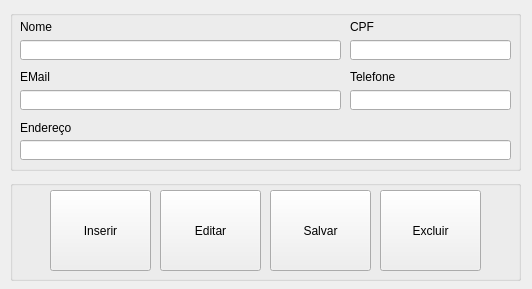
<?xml version="1.0" encoding="UTF-8"?>
<ui version="4.0">
 <class>frmCliente</class>
 <widget class="QWidget" name="frmCliente">
  <property name="geometry">
   <rect>
    <x>0</x>
    <y>0</y>
    <width>532</width>
    <height>289</height>
   </rect>
  </property>
  <property name="windowTitle">
   <string>Cadastro de Cliente</string>
  </property>
  <property name="windowIcon">
   <iconset>
    <normaloff>../Imagens/btnCadCli.png</normaloff>../Imagens/btnCadCli.png</iconset>
  </property>
  <widget class="QGroupBox" name="groupBox">
   <property name="geometry">
    <rect>
     <x>10</x>
     <y>10</y>
     <width>511</width>
     <height>161</height>
    </rect>
   </property>
   <property name="title">
    <string/>
   </property>
   <widget class="QLabel" name="label">
    <property name="geometry">
     <rect>
      <x>10</x>
      <y>10</y>
      <width>46</width>
      <height>13</height>
     </rect>
    </property>
    <property name="text">
     <string>Nome</string>
    </property>
   </widget>
   <widget class="QLabel" name="label_2">
    <property name="geometry">
     <rect>
      <x>340</x>
      <y>10</y>
      <width>46</width>
      <height>13</height>
     </rect>
    </property>
    <property name="text">
     <string>CPF</string>
    </property>
   </widget>
   <widget class="QLabel" name="lbEndereco">
    <property name="geometry">
     <rect>
      <x>10</x>
      <y>110</y>
      <width>51</width>
      <height>16</height>
     </rect>
    </property>
    <property name="text">
     <string>Endereço</string>
    </property>
   </widget>
   <widget class="QLabel" name="lbEmail">
    <property name="geometry">
     <rect>
      <x>10</x>
      <y>60</y>
      <width>46</width>
      <height>13</height>
     </rect>
    </property>
    <property name="text">
     <string>EMail</string>
    </property>
   </widget>
   <widget class="QLabel" name="label_5">
    <property name="geometry">
     <rect>
      <x>340</x>
      <y>60</y>
      <width>46</width>
      <height>13</height>
     </rect>
    </property>
    <property name="text">
     <string>Telefone</string>
    </property>
   </widget>
   <widget class="QLineEdit" name="lbNome">
    <property name="geometry">
     <rect>
      <x>10</x>
      <y>30</y>
      <width>321</width>
      <height>20</height>
     </rect>
    </property>
   </widget>
   <widget class="QLineEdit" name="lbCPF">
    <property name="geometry">
     <rect>
      <x>340</x>
      <y>30</y>
      <width>161</width>
      <height>20</height>
     </rect>
    </property>
   </widget>
   <widget class="QLineEdit" name="lbEmail_2">
    <property name="geometry">
     <rect>
      <x>10</x>
      <y>80</y>
      <width>321</width>
      <height>20</height>
     </rect>
    </property>
   </widget>
   <widget class="QLineEdit" name="lbTelefone">
    <property name="geometry">
     <rect>
      <x>340</x>
      <y>80</y>
      <width>161</width>
      <height>20</height>
     </rect>
    </property>
   </widget>
   <widget class="QLineEdit" name="lbEndereco_2">
    <property name="geometry">
     <rect>
      <x>10</x>
      <y>130</y>
      <width>491</width>
      <height>20</height>
     </rect>
    </property>
   </widget>
  </widget>
  <widget class="QGroupBox" name="groupBox_2">
   <property name="geometry">
    <rect>
     <x>10</x>
     <y>180</y>
     <width>511</width>
     <height>101</height>
    </rect>
   </property>
   <property name="title">
    <string/>
   </property>
   <widget class="QPushButton" name="btnInsert">
    <property name="geometry">
     <rect>
      <x>40</x>
      <y>10</y>
      <width>101</width>
      <height>81</height>
     </rect>
    </property>
    <property name="cursor">
     <cursorShape>PointingHandCursor</cursorShape>
    </property>
    <property name="text">
     <string>Inserir</string>
    </property>
    <property name="icon">
     <iconset>
      <normaloff>../Imagens/insert.png</normaloff>../Imagens/insert.png</iconset>
    </property>
    <property name="iconSize">
     <size>
      <width>35</width>
      <height>35</height>
     </size>
    </property>
   </widget>
   <widget class="QPushButton" name="btnEdit">
    <property name="geometry">
     <rect>
      <x>150</x>
      <y>10</y>
      <width>101</width>
      <height>81</height>
     </rect>
    </property>
    <property name="cursor">
     <cursorShape>PointingHandCursor</cursorShape>
    </property>
    <property name="text">
     <string>Editar</string>
    </property>
    <property name="icon">
     <iconset>
      <normaloff>../Imagens/edit.png</normaloff>../Imagens/edit.png</iconset>
    </property>
    <property name="iconSize">
     <size>
      <width>35</width>
      <height>35</height>
     </size>
    </property>
   </widget>
   <widget class="QPushButton" name="btnDelete">
    <property name="geometry">
     <rect>
      <x>370</x>
      <y>10</y>
      <width>101</width>
      <height>81</height>
     </rect>
    </property>
    <property name="cursor">
     <cursorShape>PointingHandCursor</cursorShape>
    </property>
    <property name="text">
     <string>Excluir</string>
    </property>
    <property name="icon">
     <iconset>
      <normaloff>../Imagens/excluir.png</normaloff>../Imagens/excluir.png</iconset>
    </property>
    <property name="iconSize">
     <size>
      <width>35</width>
      <height>35</height>
     </size>
    </property>
   </widget>
   <widget class="QPushButton" name="btnSalvar">
    <property name="geometry">
     <rect>
      <x>260</x>
      <y>10</y>
      <width>101</width>
      <height>81</height>
     </rect>
    </property>
    <property name="cursor">
     <cursorShape>PointingHandCursor</cursorShape>
    </property>
    <property name="text">
     <string>Salvar</string>
    </property>
    <property name="icon">
     <iconset>
      <normaloff>../Imagens/save.png</normaloff>../Imagens/save.png</iconset>
    </property>
    <property name="iconSize">
     <size>
      <width>35</width>
      <height>35</height>
     </size>
    </property>
   </widget>
  </widget>
 </widget>
 <resources/>
 <connections/>
</ui>
